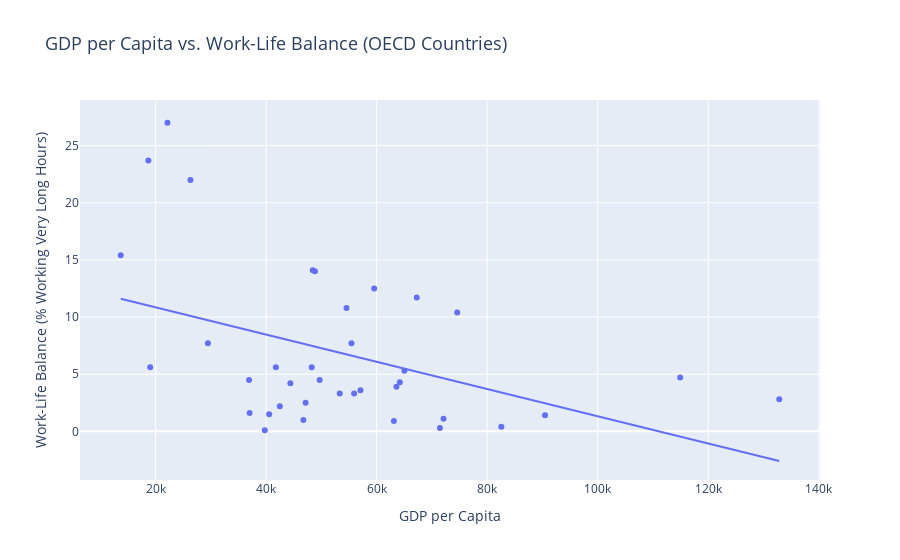

The notebook cell this image was saved under:
### Code cell
# Create visualizations for each indicator vs. GDP (OECD countries only)
# Work-Life Balance vs. GDP
fig1 = px.scatter(
    gdp_wlb_oecd, 
    x='GDP_per_capita', 
    y='Work_Life_Balance',
    hover_name='Country',
    title='GDP per Capita vs. Work-Life Balance (OECD Countries)',
    labels={'GDP_per_capita': 'GDP per Capita', 'Work_Life_Balance': 'Work-Life Balance (% Working Very Long Hours)'},
    trendline='ols'
)

fig1.update_layout(
    xaxis=dict(title=dict(font=dict(size=14))),
    yaxis=dict(title=dict(font=dict(size=14))),
    hoverlabel=dict(font_size=12),
    title=dict(font=dict(size=18))
)

fig1.show()

### Figure 1 — Plotly figure (JSON) as saved in the notebook; plotly's stock layout.template omitted (floating-point values rounded to 4 significant figures)
{"data": [{"hovertemplate": "<b>%{hovertext}</b><br><br>GDP per Capita=%{x}<br>Work-Life Balance (% Working Very Long Hours)=%{y}<extra></extra>", "hovertext": ["Australia", "Austria", "Belgium", "Brazil", "Canada", "Chile", "Colombia", "Costa Rica", "Czechia", "Denmark", "Estonia", "Finland", "France", "Germany", "Greece", "Hungary", "Iceland", "Ireland", "Israel", "Italy", "Latvia", "Lithuania", "Luxembourg", "Mexico", "Netherlands", "New Zealand", "Norway", "Poland", "Portugal", "Russia", "Slovenia", "South Africa", "Spain", "Sweden", "Switzerland", "United Kingdom", "United States"], "legendgroup": "", "marker": {"color": "#636efa", "symbol": "circle"}, "mode": "markers", "name": "", "orientation": "v", "showlegend": false, "type": "scatter", "x": [59550.0, 65020.0, 64190.0, 19020.0, 55920.0, 29460.0, 18690.0, 26290.0, 49680.0, 72100.0, 42470.0, 57060.0, 55440.0, 63580.0, 36910.0, 40540.0, 67260.0, 114900.0, 48430.0, 53310.0, 37010.0, 46740.0, 132800.0, 22140.0, 71450.0, 48830.0, 90470.0, 44380.0, 41760.0, 39750.0, 48240.0, 13690.0, 47140.0, 63110.0, 82560.0, 54540.0, 74580.0], "xaxis": "x", "y": [12.5, 5.3, 4.3, 5.6, 3.3, 7.7, 23.7, 22.0, 4.5, 1.1, 2.2, 3.6, 7.7, 3.9, 4.5, 1.5, 11.7, 4.7, 14.1, 3.3, 1.6, 1.0, 2.8, 27.0, 0.3, 14.0, 1.4, 4.2, 5.6, 0.1, 5.6, 15.4, 2.5, 0.9, 0.4, 10.8, 10.4], "yaxis": "y"}, {"hovertemplate": "<b>OLS trendline</b><br>Work_Life_Balance = -0.000119071 * GDP_per_capita + 13.2225<br>R<sup>2</sup>=0.188581<br><br>GDP per Capita=%{x}<br>Work-Life Balance (% Working Very Long Hours)=%{y} <b>(trend)</b><extra></extra>", "legendgroup": "", "marker": {"color": "#636efa", "symbol": "circle"}, "mode": "lines", "name": "", "showlegend": false, "type": "scatter", "x": [13690.0, 18690.0, 19020.0, 22140.0, 26290.0, 29460.0, 36910.0, 37010.0, 39750.0, 40540.0, 41760.0, 42470.0, 44380.0, 46740.0, 47140.0, 48240.0, 48430.0, 48830.0, 49680.0, 53310.0, 54540.0, 55440.0, 55920.0, 57060.0, 59550.0, 63110.0, 63580.0, 64190.0, 65020.0, 67260.0, 71450.0, 72100.0, 74580.0, 82560.0, 90470.0, 114900.0, 132800.0], "xaxis": "x", "y": [11.59, 11.0, 10.96, 10.59, 10.09, 9.714, 8.828, 8.816, 8.489, 8.395, 8.251, 8.165, 7.938, 7.657, 7.609, 7.478, 7.456, 7.409, 7.307, 6.875, 6.728, 6.621, 6.564, 6.428, 6.131, 5.707, 5.652, 5.58, 5.481, 5.214, 4.715, 4.638, 4.342, 3.392, 2.45, -0.4614, -2.596], "yaxis": "y"}], "layout": {"hoverlabel": {"font": {"size": 12}}, "legend": {"tracegroupgap": 0}, "title": {"font": {"size": 18}, "text": "GDP per Capita vs. Work-Life Balance (OECD Countries)"}, "xaxis": {"anchor": "y", "domain": [0, 1], "title": {"font": {"size": 14}, "text": "GDP per Capita"}}, "yaxis": {"anchor": "x", "domain": [0, 1], "title": {"font": {"size": 14}, "text": "Work-Life Balance (% Working Very Long Hours)"}}}}
